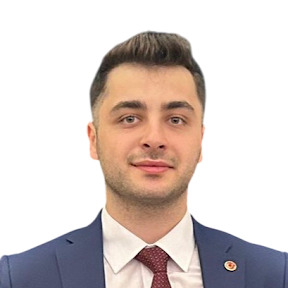
#> input picture Akinyaman2991/source-photo.jpg, 288 x 288 px, found by its file name
$ python prep_photo.py
#> lines starting #> are read from the running program, lines starting #| are printed output that depends on the picture
from PIL import Image
import sys, os

def process_photo(image_path, output_path="data/processed_avatar.png"):
#> called with image_path = 'source-photo.jpg', output_path = 'data/processed_avatar.png'
    os.makedirs(os.path.dirname(output_path), exist_ok=True)
    img = Image.open(image_path)
#> img is the input picture: PIL image 288x288 RGB; mean R, G, B 215.2, 203.8, 200.2
    img = img.resize((100, 100))
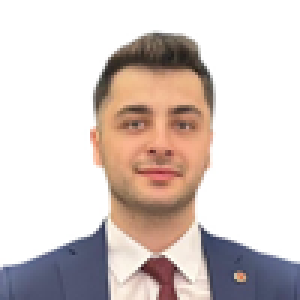
#> img: PIL image 100x100 RGB (shown 3 times larger); mean R, G, B 215.1, 203.8, 200.2
    img.save(output_path)
    print(f"processed successfully: {output_path}")

if __name__ == "__main__":
    if len(sys.argv) > 1:
        process_photo(sys.argv[1])
    else:
        process_photo("source-photo.jpg")
